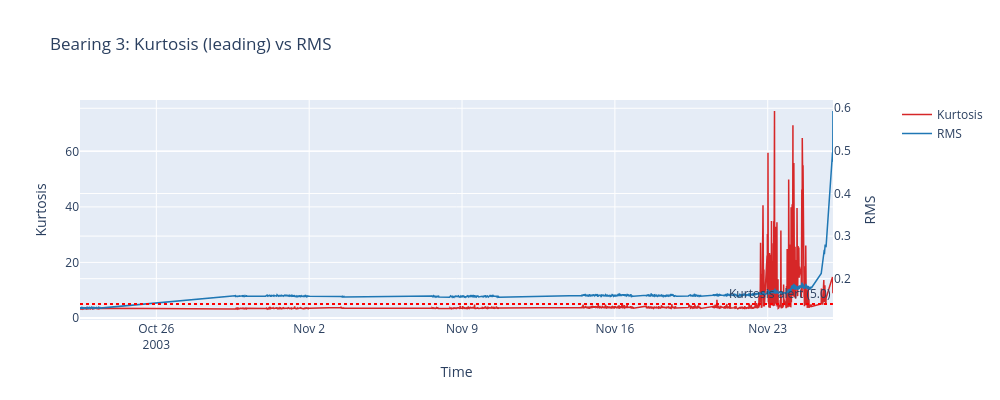
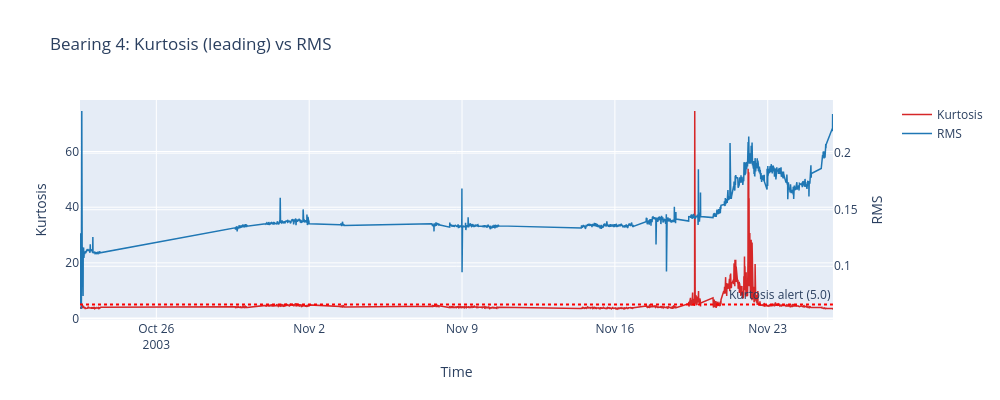

The notebook cell these images were saved under, in order:
### Markdown cell above
---
## 11 — Kurtosis as a Leading Indicator of RMS

A key finding of the paper: kurtosis rises **before** RMS does, because early-stage
spalling produces sharp transient peaks (high impulsiveness) before overall vibration
energy increases.

Let’s overlay kurtosis and RMS for bearings 3 and 4 to visualise this lead time.

### Code cell
if df_kurtosis is not None and df_rms is not None:
    # Only plot bearings that are both active AND faulted
    faulted = [b for b in sorted(BEARING_SENSORS.keys()) if b in [3, 4]]

    if faulted:
        for bearing_id in faulted:
            bdf_k = df_kurtosis[df_kurtosis['bearing'] == bearing_id]
            bdf_r = df_rms[df_rms['bearing'] == bearing_id]

            fig = make_subplots(specs=[[{'secondary_y': True}]])

            fig.add_trace(
                go.Scatter(x=axis_values(bdf_k), y=bdf_k['kurtosis_value'],
                           name='Kurtosis', line=dict(color='#d62728', width=1.5)),
                secondary_y=False,
            )
            fig.add_trace(
                go.Scatter(x=axis_values(bdf_r), y=bdf_r['rms_value'],
                           name='RMS', line=dict(color='#1f77b4', width=1.5)),
                secondary_y=True,
            )

            fig.add_hline(y=5.0, line_dash='dot', line_color='red',
                          annotation_text='Kurtosis alert (5.0)', secondary_y=False)

            fig.update_yaxes(title_text='Kurtosis', secondary_y=False)
            fig.update_yaxes(title_text='RMS', secondary_y=True)

            fig.update_layout(
                height=400, width=1000,
                title=f'Bearing {bearing_id}: Kurtosis (leading) vs RMS',
                xaxis_title=axis_label(),
            )
            fig.show()

            # Calculate lead time
            kurt_alert = bdf_k[bdf_k['kurtosis_value'] > 5.0]
            rms_alert = bdf_r[bdf_r['rms_value'] > 0.3]  # ~2.5x baseline
            if len(kurt_alert) > 0 and len(rms_alert) > 0:
                if TIME_AXIS_MODE == 'timestamp' and 'timestamp' in bdf_k.columns and 'timestamp' in bdf_r.columns:
                    lead = rms_alert['timestamp'].iloc[0] - kurt_alert['timestamp'].iloc[0]
                    print(f"  Bearing {bearing_id}: Kurtosis alert leads RMS alert by {lead}")
                else:
                    lead_s = float(rms_alert['paper_time_s'].iloc[0] - kurt_alert['paper_time_s'].iloc[0])
                    print(f"  Bearing {bearing_id}: Kurtosis alert leads RMS alert by {lead_s:.0f}s")
            elif len(kurt_alert) > 0:
                print(f"  Bearing {bearing_id}: Kurtosis alert fired, RMS never exceeded 0.3")
            else:
                print(f"  Bearing {bearing_id}: No kurtosis alert (healthy bearing)")
    else:
        print("No faulted bearings (3, 4) in ACTIVE_BEARINGS — skipping overlay plot")
else:
    print("Skipped: need both 01_rms and 02_kurtosis presets active")

### Figure 1 — Plotly figure (JSON) as saved in the notebook; plotly's stock layout.template omitted (floating-point values rounded to 4 significant figures; data arrays with more than 128 entries replaced by an {"elided": "..."} marker saying what was removed)
{"data": [{"line": {"color": "#d62728", "width": 1.5}, "name": "Kurtosis", "type": "scatter", "x": {"elided": "2156 str values"}, "xaxis": "x", "y": {"elided": "2156 float values"}, "yaxis": "y"}, {"line": {"color": "#1f77b4", "width": 1.5}, "name": "RMS", "type": "scatter", "x": {"elided": "2156 str values"}, "xaxis": "x", "y": {"elided": "2156 float values"}, "yaxis": "y2"}], "layout": {"annotations": [{"showarrow": false, "text": "Kurtosis alert (5.0)", "x": 1, "xanchor": "right", "xref": "x domain", "y": 5, "yanchor": "bottom", "yref": "y"}], "height": 400, "shapes": [{"line": {"color": "red", "dash": "dot"}, "type": "line", "x0": 0, "x1": 1, "xref": "x domain", "y0": 5, "y1": 5, "yref": "y"}], "title": {"text": "Bearing 3: Kurtosis (leading) vs RMS"}, "width": 1000, "xaxis": {"anchor": "y", "domain": [0, 0.94], "title": {"text": "Time"}}, "yaxis": {"anchor": "x", "domain": [0, 1], "title": {"text": "Kurtosis"}}, "yaxis2": {"anchor": "x", "overlaying": "y", "side": "right", "title": {"text": "RMS"}}}}

### Figure 2 — Plotly figure (JSON) as saved in the notebook; plotly's stock layout.template omitted (floating-point values rounded to 4 significant figures; data arrays with more than 128 entries replaced by an {"elided": "..."} marker saying what was removed)
{"data": [{"line": {"color": "#d62728", "width": 1.5}, "name": "Kurtosis", "type": "scatter", "x": {"elided": "2156 str values"}, "xaxis": "x", "y": {"elided": "2156 float values"}, "yaxis": "y"}, {"line": {"color": "#1f77b4", "width": 1.5}, "name": "RMS", "type": "scatter", "x": {"elided": "2156 str values"}, "xaxis": "x", "y": {"elided": "2156 float values"}, "yaxis": "y2"}], "layout": {"annotations": [{"showarrow": false, "text": "Kurtosis alert (5.0)", "x": 1, "xanchor": "right", "xref": "x domain", "y": 5, "yanchor": "bottom", "yref": "y"}], "height": 400, "shapes": [{"line": {"color": "red", "dash": "dot"}, "type": "line", "x0": 0, "x1": 1, "xref": "x domain", "y0": 5, "y1": 5, "yref": "y"}], "title": {"text": "Bearing 4: Kurtosis (leading) vs RMS"}, "width": 1000, "xaxis": {"anchor": "y", "domain": [0, 0.94], "title": {"text": "Time"}}, "yaxis": {"anchor": "x", "domain": [0, 1], "title": {"text": "Kurtosis"}}, "yaxis2": {"anchor": "x", "overlaying": "y", "side": "right", "title": {"text": "RMS"}}}}
